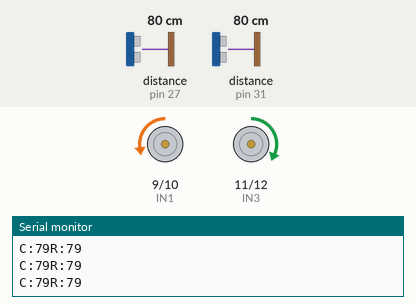
This sketch was run on a simulated Arduino Mega 2560, built with avr-gcc and run on an emulated ATmega2560. Shown: motor-driver pin pairs drawn as motors (green arrow = first pin HIGH = forward, orange = second pin HIGH = backward, longer = more drive, scaled by the enable pin), the last lines printed to the serial monitor. Wiring (inferred from the names in the program): 2 × ultrasonic range finder: trigger pin 26, echo pin 27 / trigger pin 30, echo pin 31. Inputs (shaded band) come from the test bench; at power-on: distance to the obstacle (sensors on pin 27, pin 31) 80 cm. The echo pulse lasts 58.3 µs per cm.

Above: at 1.7 s.
1.8 s: distance to the obstacle (sensor on pin 27) set to 17 cm
4.8 s: distance to the obstacle (sensor on pin 27) set to 14 cm
At 5.6 s:
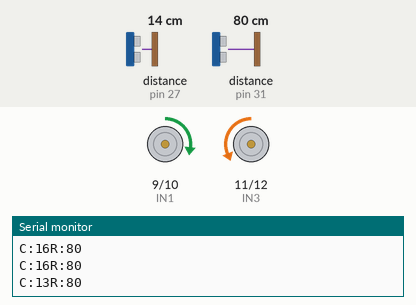
At 6.4 s:
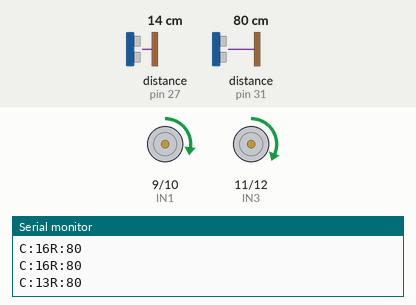
7.8 s: distance to the obstacle (sensor on pin 27) set to 18 cm
12.3 s: distance to the obstacle (sensor on pin 27) set to 2 cm
At 14.4 s:
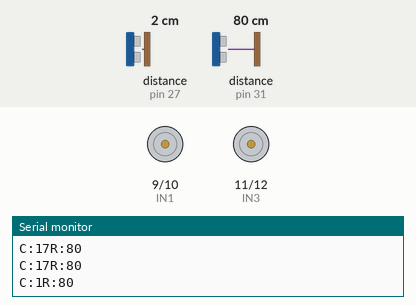
Timing chart, 0 to 16.3 s (numbered marks = the images above; inputs shaded):
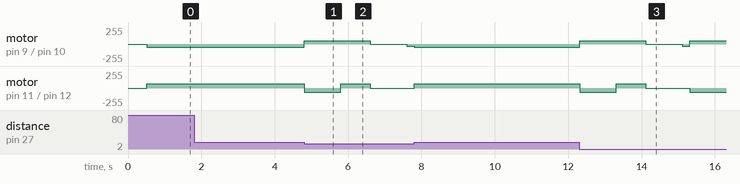

The sketch:

along_the_wall082501.ino
```cpp
#include <Servo.h>

Servo myservo1;
////motor control mode pin
#define ENA 8
#define IN1 9
#define IN2 10
#define IN3 11
#define IN4 12
#define ENB 13
//wheel speed
#define speedleft 50
#define speedright 66
#define servo1 5
//supersonic mode pin
#define R_trigger 30
#define R_echo 31
#define C_trigger 26
#define C_echo 27

int L_cm = 0, R_cm = 0, C_cm = 0;
long R_duration, L_duration, C_duration;
const int turn_Distance = 20;
bool startup = 0;
void stop_motor(){
  digitalWrite(IN1, HIGH);
  digitalWrite(IN2, HIGH);
  digitalWrite(IN3, HIGH);
  digitalWrite(IN4, HIGH);
}

void servo_setup() {
  pinMode(servo1, OUTPUT);
  myservo1.attach(servo1);
  myservo1.write(135);
  delay(1000);
}

int go_straight(int left,int right){
  digitalWrite(IN1, LOW);
  digitalWrite(IN2, HIGH);
  digitalWrite(IN3, HIGH);
  digitalWrite(IN4, LOW);
  analogWrite(ENA, left);
  analogWrite(ENB, right);
}
//void go_rightfornt(){
//  digitalWrite(IN1, LOW);
//  digitalWrite(IN2, HIGH);
//  digitalWrite(IN3, HIGH);
//  digitalWrite(IN4, LOW);
//  analogWrite(ENA, speedleft);
//  analogWrite(ENB, speedright-15);
//}

void go_back(){
  digitalWrite(IN1, HIGH);
  digitalWrite(IN2, LOW);
  digitalWrite(IN3, LOW);
  digitalWrite(IN4, HIGH);
  analogWrite(ENA, speedleft);
  analogWrite(ENB, speedright);
}

void turn_right(){
  digitalWrite(IN1, LOW);
  digitalWrite(IN2, HIGH);
  digitalWrite(IN3, LOW);
  digitalWrite(IN4, HIGH);
  analogWrite(ENA, speedleft);
  analogWrite(ENB, speedright);
}

void turn_left(){
  digitalWrite(IN1, HIGH);
  digitalWrite(IN2, LOW);
  digitalWrite(IN3, HIGH);
  digitalWrite(IN4, LOW);
  analogWrite(ENA, speedleft);
  analogWrite(ENB, speedright);
}
void Distance(){

  digitalWrite(R_trigger, LOW);
  delayMicroseconds(5);
  digitalWrite(R_trigger, HIGH);
  delayMicroseconds(10);
  digitalWrite(R_trigger, LOW);

  pinMode(R_echo, INPUT);
  R_duration = pulseIn(R_echo, HIGH);

  R_cm = (R_duration/2) / 29.1;

  digitalWrite(C_trigger, LOW);
  delayMicroseconds(5);
  digitalWrite(C_trigger, HIGH);
  delayMicroseconds(10);
  digitalWrite(C_trigger, LOW);

  pinMode(C_echo, INPUT);
  C_duration = pulseIn(C_echo, HIGH);

  C_cm = (C_duration/2) / 29.1;
}
void setup() {
  Serial.begin(9600);
  pinMode(ENA, OUTPUT);
  pinMode(ENB, OUTPUT);
  pinMode(IN1, OUTPUT);
  pinMode(IN2, OUTPUT);
  pinMode(IN3, OUTPUT);
  pinMode(IN4, OUTPUT);

  pinMode(R_trigger, OUTPUT);
  pinMode(C_trigger, OUTPUT);
  pinMode(R_echo, INPUT);
  pinMode(C_echo, INPUT);

  delay(500);
}
void loop() {
  //servo_setup();
  Distance();
  Serial.print("C:");
  Serial.print(C_cm);
  Serial.print("R:");
  Serial.print(R_cm);
  Serial.print("\n");

  if(C_cm < turn_Distance-5){
    go_back();
    delay(1000);
    turn_left();
    delay(800);
    stop_motor();
    delay(1000);
    startup =1;
  }
//  if(R_cm < turn_Distance-1){
//    go_straight(speedleft-20, speedright);
////    delay(50);
//  }
//  if(R_cm > turn_Distance+1){
//    go_straight(speedleft, speedright-20);
////    delay(50);
////    stop_motor();
//  }
//  if((R_cm <= turn_Distance +3)&&(R_cm >= turn_Distance -3)){
  if(startup == 1){
    go_straight(30,0);
    delay(200);
  }
    go_straight(speedleft, speedright);
    startup=0;
}
```

Measured:
- the behaviour switches between 16 and 15 cm on distance to the obstacle (sensor on pin 27) (found by bisection; images 0 and 1)
- after the input at 4.8 s, motor on pin 9 (IN1) / pin 10 (IN2): backward 50/255 → forward 50/255 at once, → stopped 1.8 s later, → backward 30/255 1.0 s later; motor on pin 11 (IN3) / pin 12 (IN4): forward 66/255 → backward 66/255 at once, → forward 66/255 1.0 s later, → stopped 0.80 s later
- after the input at 12.3 s, motor on pin 9 (IN1) / pin 10 (IN2): backward 50/255 → forward 50/255 at once, → stopped 1.8 s later, → backward 30/255 1.0 s later, → forward 50/255 0.21 s later; motor on pin 11 (IN3) / pin 12 (IN4): forward 66/255 → backward 66/255 at once, → forward 66/255 1.0 s later, → stopped 0.80 s later, → backward 66/255 1.2 s later
